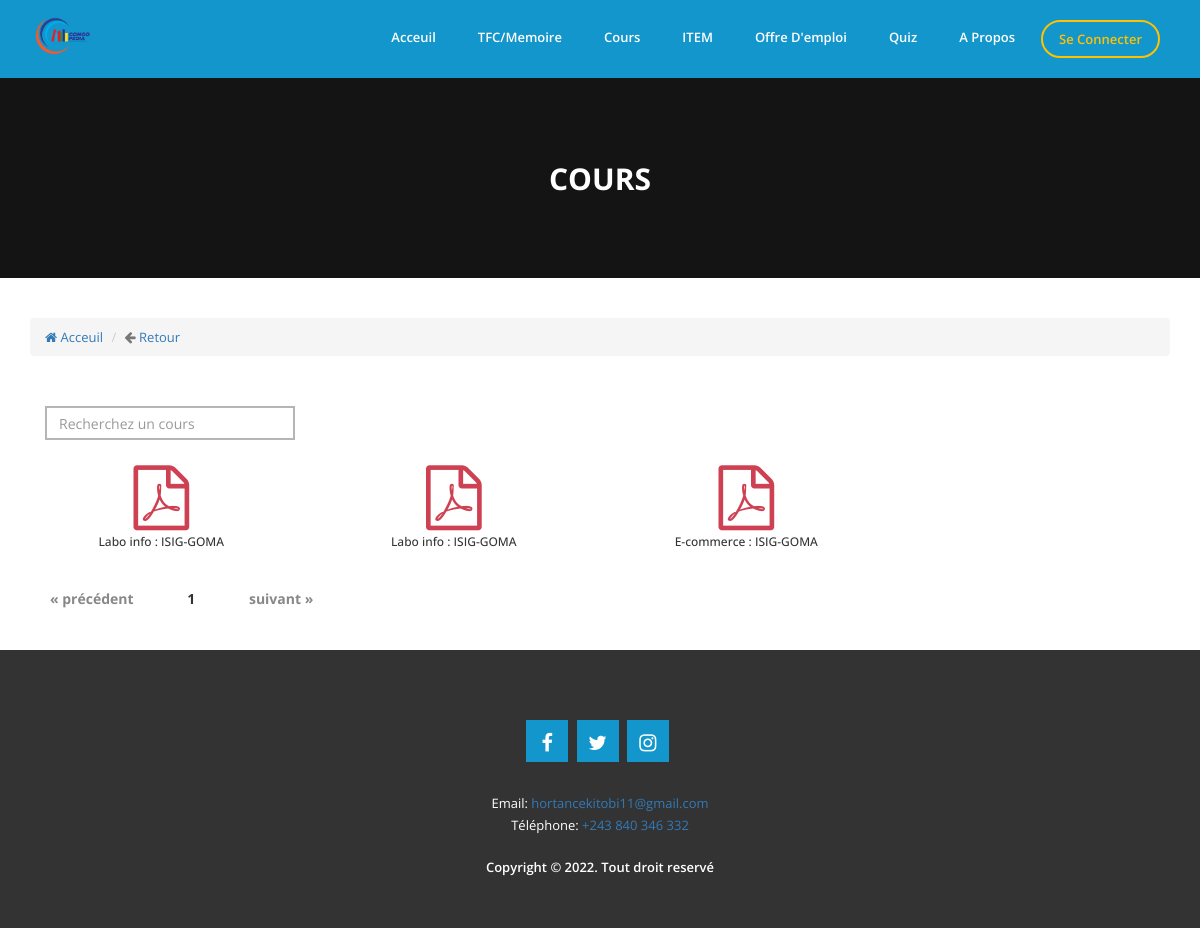
/courses.php, run on an earlier commit of the app's database.
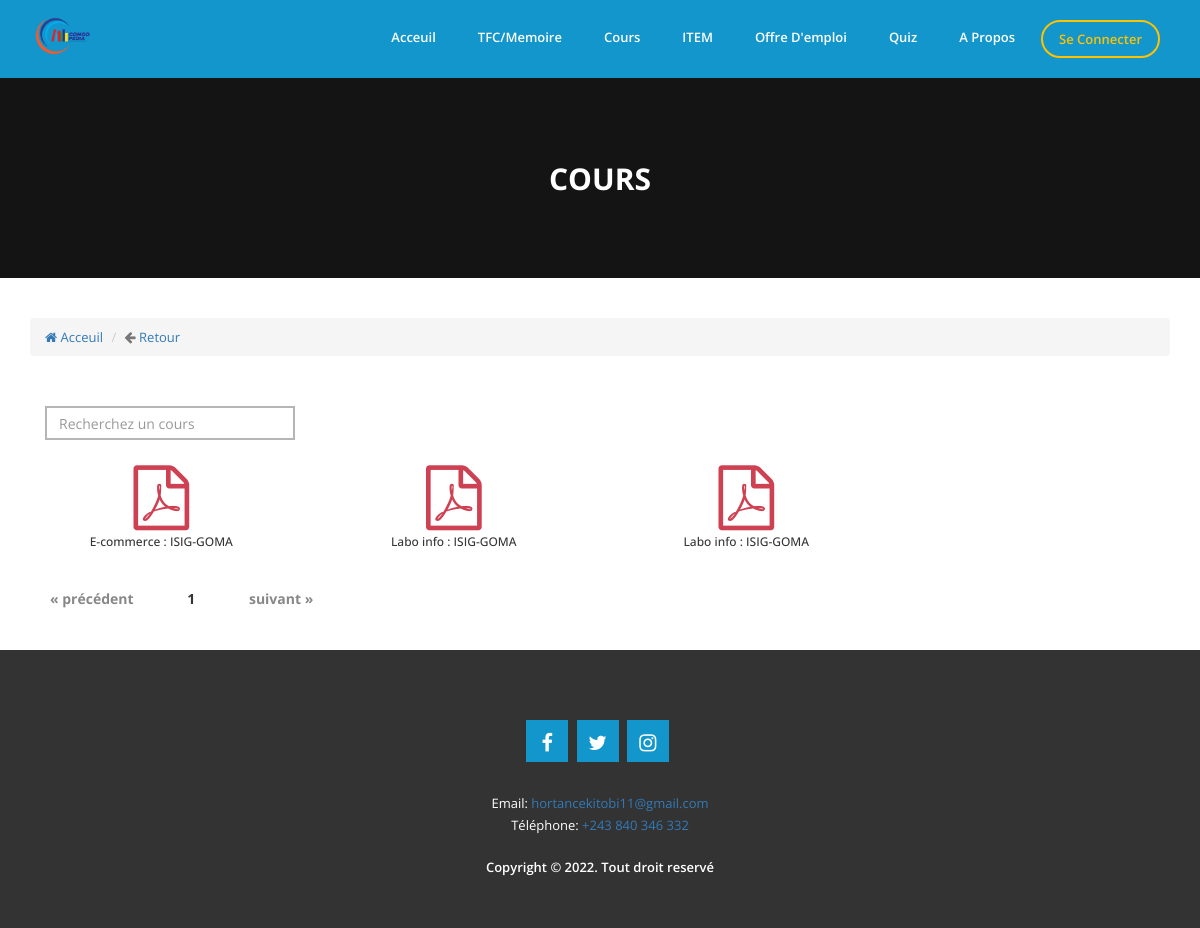
And on a later commit of the database.
### tables this page shows
CREATE TABLE `t_cours` (
  `CodeCours` int(11) NOT NULL,
  `Cours` text NOT NULL,
  `cours_slug` text NOT NULL,
  `Auteur` varchar(254) NOT NULL,
  `Readed` int(11) NOT NULL,
  `Liked` int(11) NOT NULL,
  `Fichier` text NOT NULL,
  `Institution` varchar(255) NOT NULL,
  `Created_On` timestamp NOT NULL DEFAULT current_timestamp() ON UPDATE current_timestamp(),
  `CodeCompte` int(11) NOT NULL,
  `CodeAdmin` int(11) NOT NULL,
  `CodePropriete` int(11) NOT NULL,
  `Statut` int(11) NOT NULL
);

### courses.php (called while the page is built, shortened)
<?php
include("includes/sessionclient.php");
include("includes/head.php");
include("includes/header.php");
include("container/courses.php");
include("includes/footer.php");
?>

### class/app.php (called while the page is built, shortened)
<?php
class App
{
    private $db_name, $db_user, $db_pass, $db_host, $pdo;
    public function __construct( $db_name = "congopedia", $db_user = "root", $db_pass = "", $db_host = 'localhost' )
    {
        $this->db_name = $db_name;
        $this->db_user = $db_user;
        $this->db_pass = $db_pass;
        $this->db_host = $db_host;
    }
    public function getPDO()
    {
        try {
            if ( $this->pdo === null ) {
                $pdo_ = new PDO( 'mysql:host=' . $this->db_host . '; port=3306; dbname=' . $this->db_name . ';charset=utf8', $this->db_user, $this->db_pass );
                $pdo_->setAttribute( PDO::ATTR_ERRMODE, PDO::ERRMODE_WARNING );
                $this->pdo = $pdo_;
            }
        } catch ( PDOException $ex ) {
            die( $ex->getMessage() );
        }
        return $this->pdo;
    }
    public function fetchPrepared( $statement )
    {
        $req = $this->getPDO()->prepare( $statement );
        $req->execute();
        return $req->fetchAll();
    }
    public function fetch( $statement )
    {
        $req = $this->getPDO()->query( $statement );
        $data = $req->fetch();
        return $data;
    }
}
$app=new App('congopedia');
?>

### container/courses.php (the view, shortened to what the changed rows need)
<?php
if (isset($_GET['page']) && !empty($_GET['page'])) {
    $currentPage = (int)strip_tags($_GET['page']);
} else {
    $currentPage = 1;
}
$sql1 = "SELECT COUNT(*) AS nbre FROM t_cours WHERE Statut=1";
$nbre = $app->fetch($sql1);
$nbArticles = $nbre['nbre'];
$parPage = 20;
$pages = ceil($nbArticles / $parPage);
$premier = ($currentPage * $parPage) - $parPage;
$sql = "SELECT * FROM t_cours
         WHERE Statut=1
         ORDER BY t_cours.Created_On DESC LIMIT $premier,$parPage";
$req = $app->fetchPrepared($sql);
?>
<div class="slide-single slide-single-page">
    <div class="text text-page">
        <div class="this-item">
            <h2>Cours </h2>
        </div>
    </div>
</div>
<div class="single-channel">
    <div class="container">
        <div class="row">
            <div class="col-md-12 col-sm-12 col-xs-12">
                <div class="row">
                    <?php
                    foreach ($req as $row){
                        ?>
                        <div class="col-md-3 text-center">
                            <div class="card mb-3">
                                <div class="card-body">
                                    <div class="dropdown" style="padding: 5px;">
                                        <a href="detail_course?course=<?php echo $row['cours_slug']; ?>" class="avatar avatar-lg">
                                            <span class="">
                                                <i class="fa fa-file-pdf-o fa-5x" style="color: #ce4152;"></i>
                                            </span>
                                        </a>
                                    </div>
                                </div>
                            </div>
                            <h6><?php echo $row['Cours'] ?> : <?php echo $row['Institution'] ?></h6>
                        </div>
                        <?php
                    }
                    ?>
                </div>
            </div>
        </div>
        <div class="row">
            <div class="col-md-12">
                <div class="pagination">
                    <?php for($page = 1; $page <= $pages; $page++): ?>
                        <a href="article-by-faculte?slug=<?= $faculte ?>&page=<?= $page ?>"><span class="<?= ($currentPage == $page) ? "current" : "" ?>"><?= $page ?></span></a>
                    <?php endfor ?>
                </div>
            </div>
        </div>
    </div>
</div>

What changed in the data, as far as the page shows it:
changed t_cours "E-commerce": moves up the list
